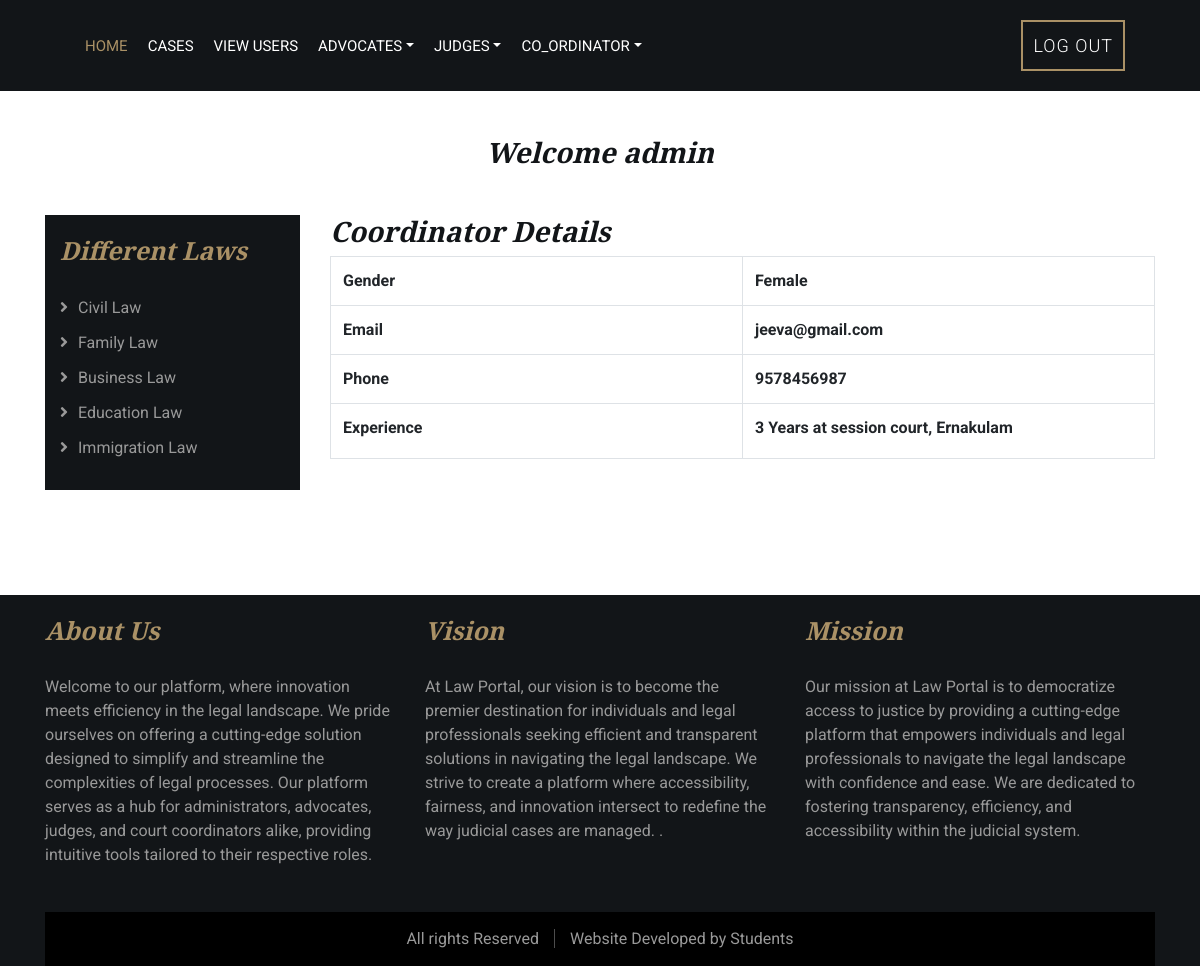
The page /phpfiles/view_coordinator.php (signed in) on the database its author committed.
### tables this page shows
CREATE TABLE `coordinator_details` (
  `id` int(11) NOT NULL,
  `user_id` int(11) NOT NULL,
  `name` varchar(150) NOT NULL,
  `email` varchar(150) NOT NULL,
  `phone` varchar(20) NOT NULL,
  `gender` varchar(20) NOT NULL,
  `experience` varchar(200) NOT NULL,
  `qualification` varchar(200) NOT NULL
);

### phpfiles/crud.php (called while the page is built, shortened)
<?php
class CRUD {
    private $db;
    public function __construct() {
        $this->db = new mysqli("localhost","root","","judicial_system");
    }
	public function select_all($table) {
    $sql = "SELECT * FROM $table";
    $result = $this->db->query($sql);
    $rows = array();
    while ($row = $result->fetch_assoc()) {
        $rows[] = $row;
    }
    return $rows;
}
}
?>

### phpfiles/view_coordinator.php (the view)
<?php
include("user_auth.php");
include('adminheader.php');
if(!isset($user))
{
	echo "<script>window.location='../index.php'</script>";
}
else
{
$crud = new CRUD();
$table = 'coordinator_details';
$all_judges_details = $crud->select_all($table);
?>
            <div class="service">
                <div class="container">
                    <div class="section-header">
					<h3>Welcome <?php echo $usern['name']; ?></h3>
                    </div>
					<div class="row">
					<?php include('laws.php'); ?>
						<div class="col-lg-9">
							<?php
						  if ($all_judges_details) {
						  ?>
					<div class="row">
						<div class="col-12">
						<h3>Coordinator Details</h3>
						<table width="24%" class="table table-bordered">
							<?php
					foreach ($all_judges_details as $detail) {
						?>
						<tr>
							  <th width="23%" scope="col">Gender</th>
							  <th width="23%" scope="col"><?php echo $detail['gender']; ?></th>
						    </tr>
							<tr>
							  <th scope="col">Email</th>
							  <th scope="col"><?php echo $detail['email']; ?></th>
						    </tr>
							<tr>
							  <th scope="col">Phone</th>
							  <th scope="col"><?php echo $detail['phone']; ?></th>
						    </tr>
							<tr>
							  <th height="55" scope="col">Experience</th>
							  <th scope="col"><?php echo $detail['experience']; ?></th>
						    </tr>
						<?php } ?>
						</table>
					</div>
					</div>
			<?php } ?>
						</div>
					</div>
                </div>
            </div>
            <?php include('footer2.php'); } ?>

### template/css/style.css (style rules this page uses)
body { color: #666666; background: #ffffff; font-family: 'Roboto', sans-serif; font-weight: 400; }
h1, h2, h3, h4, h5, h6 { font-family: 'EB Garamond', serif; font-weight: 600; font-style: italic; color: #121518; }
.section-header { position: relative; width: 100%; text-align: center; margin-bottom: 45px; }
.service { position: relative; width: 100%; padding: 45px 0 15px 0; }

### rows shown on the page
coordinator_details: gender "Female", email "jeeva@gmail.com", phone "9578456987", experience "3 Years at session court, Ernakulam"

### other values the page prints
$usern['name'] "admin"
